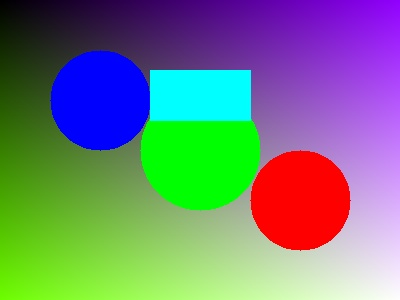
#> input picture Hafta_5/5.2/sample.jpg, 400 x 300 px
$ python main.py
#> lines starting #> are read from the running program, lines starting #| are printed output that depends on the picture
#!/usr/bin/env python3
"""
======================================================================================
DERS  : Görüntü İşleme
ÖDEV  : 5.2 (5. Hafta 2. Ödev)
KONU  : Özel calcHist Fonksiyonu Yazma ve Her Kanal İçin Ayrı Ayrı Çalıştırma
YAZAR : aliensarsen
======================================================================================
"""

import os
import sys
import cv2
import numpy as np
import matplotlib
matplotlib.use('Agg')
import matplotlib.pyplot as plt


def custom_calc_hist(channel_matrix: np.ndarray) -> np.ndarray:
    """
    Kendi yazdığımız Histogram Hesaplama Fonksiyonu (cv2.calcHist alternatifi).

    Parametre:
        channel_matrix: 2B (Yükseklik x Genişlik) tek kanallı piksel matrisi (0-255).
    Dönüş:
        hist: 256 elemanlı 1B numpy dizisi (her piksel parlaklığının frekansı).
    """
    hist = np.zeros(256, dtype=np.int64)
    flat = channel_matrix.ravel()
    for pixel in flat:
        hist[pixel] += 1
    return hist


def create_sample_image(output_path="sample.jpg"):
    """Test için sentetik renkli bir görsel oluşturur."""
    width, height = 400, 300
    img = np.zeros((height, width, 3), dtype=np.uint8)

    for y in range(height):
        for x in range(width):
            img[y, x] = [
                int((x / width) * 255),                 # Blue
                int((y / height) * 255),                # Green
                int(((x + y) / (width + height)) * 255) # Red
            ]

    cv2.circle(img, (100, 100), 50, (255, 0, 0), -1)   # Mavi
    cv2.circle(img, (200, 150), 60, (0, 255, 0), -1)   # Yeşil
    cv2.circle(img, (300, 200), 50, (0, 0, 255), -1)   # Kırmızı
    cv2.rectangle(img, (150, 70), (250, 120), (255, 255, 0), -1) # Cyan

    cv2.imwrite(output_path, img)
    return output_path


def main(image_path="sample.jpg"):
#> called with image_path = 'sample.jpg'
    print("=" * 70)
    print(" ÖDEV 5.2: ÖZEL calchist FONKSİYONU VE KANAL HİSTOGRAMLARI")
    print("=" * 70)

    if not os.path.exists(image_path):
        image_path = create_sample_image(image_path)

    # 1. Renkli Görüntüyü Oku (OpenCV BGR formatında okur)
    bgr_img = cv2.imread(image_path)
#> bgr_img is the input picture: shape (300, 400, 3); mean B, G, R 122.7, 126.5, 112.2
    if bgr_img is None:
        raise ValueError(f"Görsel açılamadı: {image_path}")

    h, w, c = bgr_img.shape
#> h = 300; w = 400; c = 3
    total_pixels = h * w
#> total_pixels = 120000
    print(f"[+] Görsel: {image_path} ({w}x{h}, {total_pixels:,} piksel, {c} kanal)")
#| [+] Görsel: sample.jpg (400x300, 120,000 piksel, 3 kanal)
    print()

    # 2. Her bir kanal için özel fonksiyonumuzu ayrı ayrı çalıştırma
    channels = [
        {"name": "Mavi (Blue)",   "idx": 0, "color": "blue"},
        {"name": "Yeşil (Green)", "idx": 1, "color": "green"},
        {"name": "Kırmızı (Red)",  "idx": 2, "color": "red"}
    ]

    custom_hists = {}
    cv_hists = {}

    print("[+] Her kanal için 'custom_calc_hist' çalıştırılıyor ve OpenCV ile kıyaslanıyor:")
    for ch in channels:
        idx = ch["idx"]
        name = ch["name"]
        channel_data = bgr_img[:, :, idx]

        # Kendi yazdığımız fonksiyon:
        my_hist = custom_calc_hist(channel_data)
        custom_hists[name] = my_hist

        # OpenCV hazır fonksiyonu (doğrulama için):
        cv_hist = cv2.calcHist([bgr_img], [idx], None, [256], [0, 256]).ravel()
        cv_hists[name] = cv_hist

        # Kıyaslama:
        diff = np.abs(my_hist - cv_hist).sum()
        print(f"  * {name:15s} -> Toplam Piksel: {my_hist.sum():,}, OpenCV ile Mutlak Fark: {diff:.1f}")
#> this loop made 3 passes
#|   * Mavi (Blue)     -> Toplam Piksel: 120,000, OpenCV ile Mutlak Fark: 0.0
#|   * Yeşil (Green)   -> Toplam Piksel: 120,000, OpenCV ile Mutlak Fark: 0.0
#|   * Kırmızı (Red)   -> Toplam Piksel: 120,000, OpenCV ile Mutlak Fark: 0.0
#> pass 1, in main, `channel_data = bgr_img[:, :, idx]`:
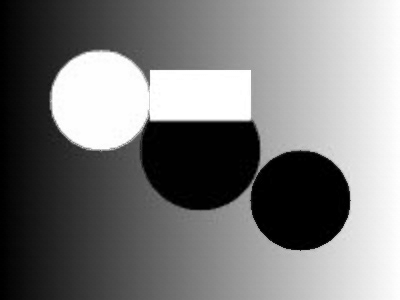
#> channel_data: shape (300, 400); min 0, max 255, mean 122.7
#> pass 2, in main, `channel_data = bgr_img[:, :, idx]`:
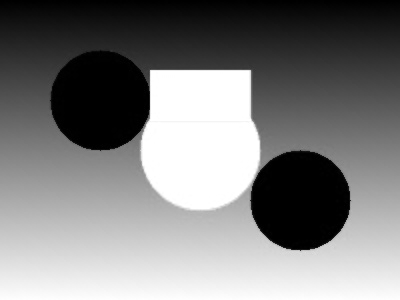
#> channel_data: shape (300, 400); min 0, max 255, mean 126.5
#> pass 3, in main, `channel_data = bgr_img[:, :, idx]`:
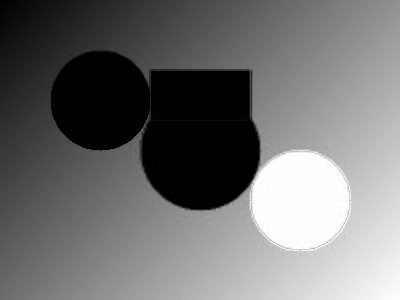
#> channel_data: shape (300, 400); min 0, max 255, mean 112.2
#> after the loop, custom_hists = 3 items; cv_hists = 3 items

    # 3. Görselleştirme Grafiği
    fig, axes = plt.subplots(2, 2, figsize=(14, 10))
    fig.suptitle("Ödev 5.2: Özel custom_calc_hist Fonksiyonu ile Kanal Histogramları", fontsize=15, fontweight='bold')

    # Subplot 1: Orijinal Görsel
    axes[0, 0].imshow(cv2.cvtColor(bgr_img, cv2.COLOR_BGR2RGB))
    axes[0, 0].set_title("Orijinal Renkli Görsel")
    axes[0, 0].axis("off")

    # Subplot 2: Mavi Kanalı
    axes[0, 1].plot(custom_hists["Mavi (Blue)"], color="blue", linewidth=1.5, label="custom_calc_hist")
    axes[0, 1].set_title("Mavi (Blue) Kanalı Histogramı (Fark = 0.0)")
    axes[0, 1].set_xlabel("Piksel Değeri (0 - 255)")
    axes[0, 1].set_ylabel("Frekans")
    axes[0, 1].grid(True, linestyle="--", alpha=0.5)
    axes[0, 1].legend()

    # Subplot 3: Yeşil Kanalı
    axes[1, 0].plot(custom_hists["Yeşil (Green)"], color="green", linewidth=1.5, label="custom_calc_hist")
    axes[1, 0].set_title("Yeşil (Green) Kanalı Histogramı (Fark = 0.0)")
    axes[1, 0].set_xlabel("Piksel Değeri (0 - 255)")
    axes[1, 0].set_ylabel("Frekans")
    axes[1, 0].grid(True, linestyle="--", alpha=0.5)
    axes[1, 0].legend()

    # Subplot 4: Kırmızı Kanalı & Tüm Kanallar
    axes[1, 1].plot(custom_hists["Kırmızı (Red)"], color="red", linewidth=1.5, label="Kırmızı")
    axes[1, 1].plot(custom_hists["Mavi (Blue)"], color="blue", linewidth=1.0, alpha=0.6, label="Mavi")
    axes[1, 1].plot(custom_hists["Yeşil (Green)"], color="green", linewidth=1.0, alpha=0.6, label="Yeşil")
    axes[1, 1].set_title("Tüm Kanalların Histogram Dağılımı")
    axes[1, 1].set_xlabel("Piksel Değeri (0 - 255)")
    axes[1, 1].set_ylabel("Frekans")
    axes[1, 1].grid(True, linestyle="--", alpha=0.5)
    axes[1, 1].legend()

    plt.tight_layout()
    plot_path = "custom_histogram_grafikleri.png"
    plt.savefig(plot_path, dpi=300)
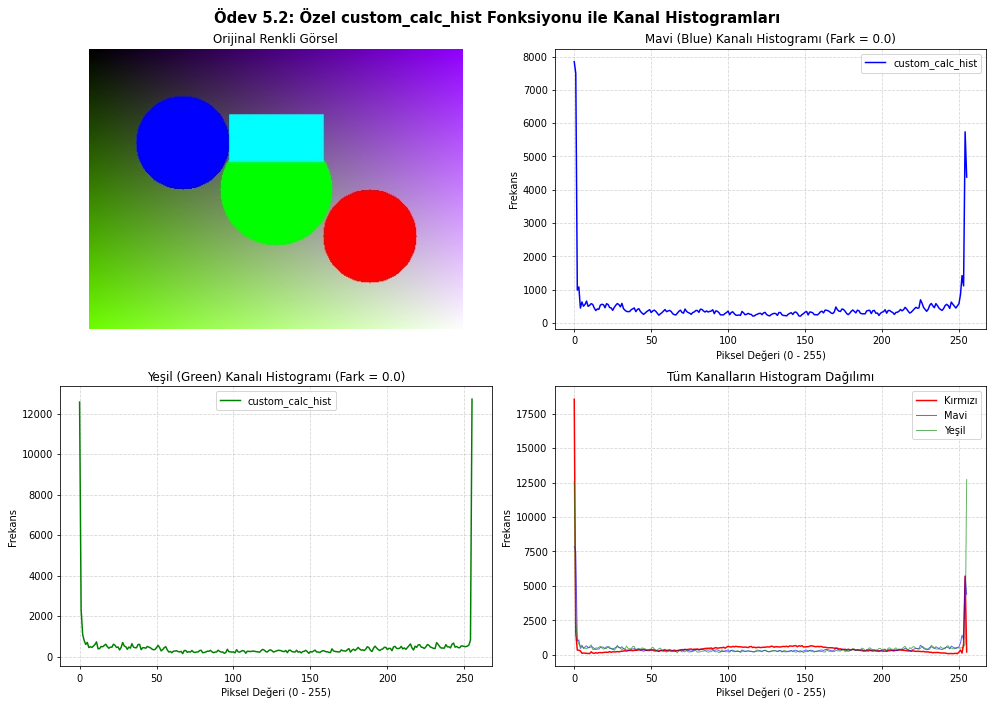
#> figure drawn by matplotlib, 4 panels; panel 2: curve peaks at x = 0, y = 7845; panel 3: curve peaks at x = 255, y = 12710; panel 4: curve peaks at x = 0, y = 18551; panel 4: curve peaks at x = 0, y = 7845
    print(f"\n[+] Histogram grafiği kaydedildi: {plot_path}")
    print("=" * 70)


if __name__ == "__main__":
    img_arg = sys.argv[1] if len(sys.argv) > 1 else "sample.jpg"
    main(img_arg)
